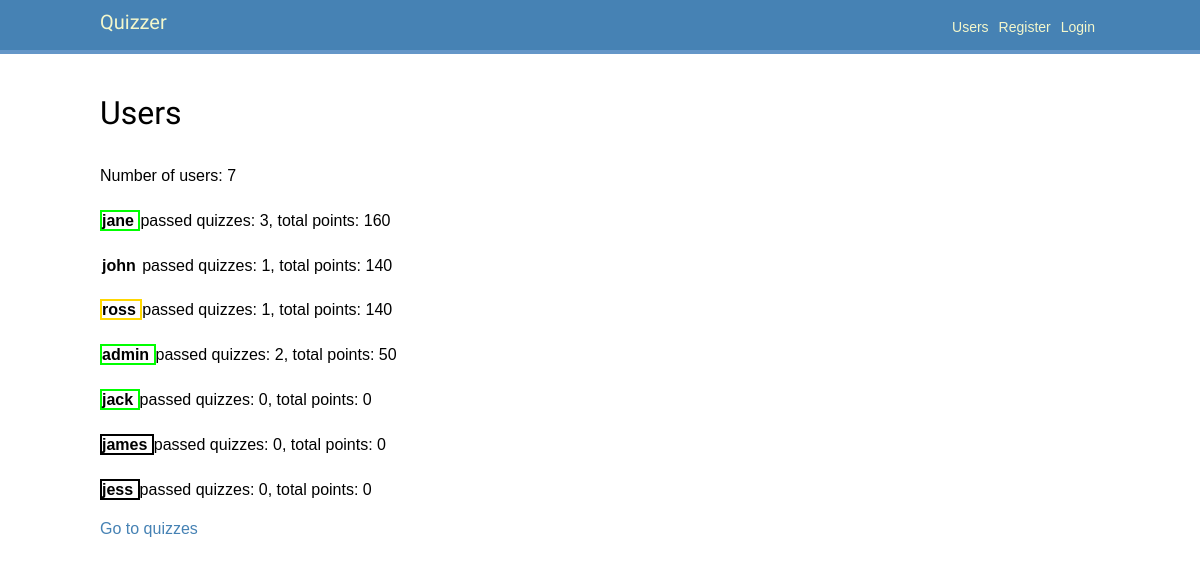
The app's page /users/, older data.
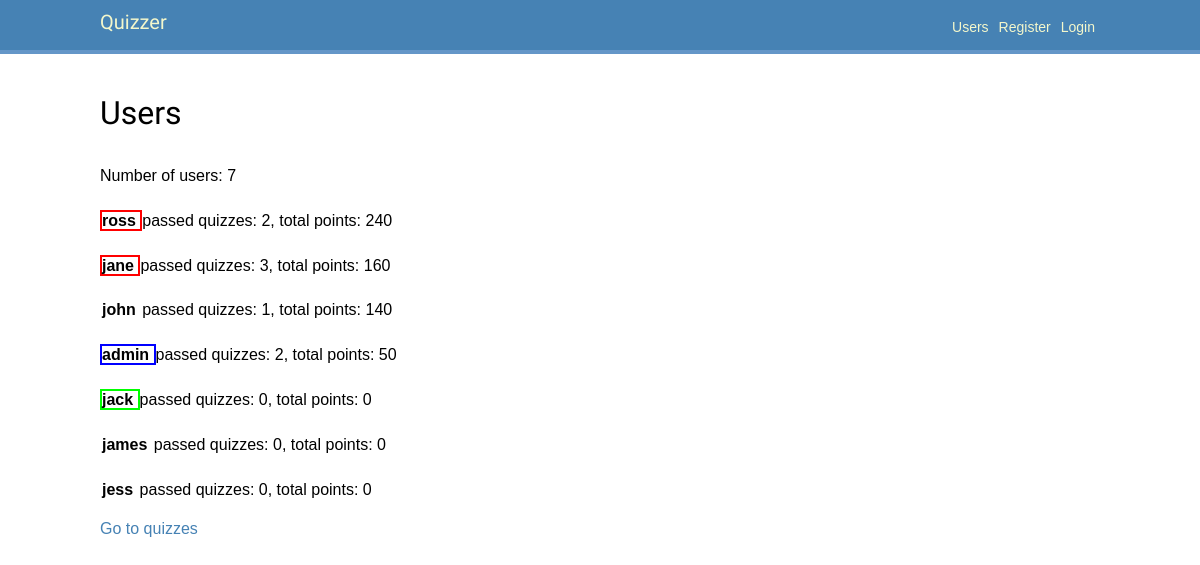
The same page, newer data.
### users/models.py (models this page shows, shortened)
class User(AbstractUser):
    balance = models.IntegerField(default=0)
    color = models.ForeignKey(to=Color, on_delete=models.CASCADE,
        related_name='users')  # default= ?
    colors = models.ManyToManyField(Color)  # Need to add default (fabrik?)
    answers = models.ManyToManyField(Answer, blank=True)
    @property
    def total_points(self) -> int:  # total_score? rating?
        return self.answers.filter(
            correctanswer__answer_id=models.F('id')  # the answer is correct
        ).aggregate(
            models.Sum('question__points')
        )['question__points__sum'] or 0  # get('question__points__sum', 0)
    def passed_quizzes(self) -> set[Quiz]:
        return {answer.question.quiz for answer in self.answers.all()}

### quizzes/models.py (models this page shows, shortened)
class Answer(models.Model):
    text = models.CharField(max_length=512)
    question = models.ForeignKey(to=Question, on_delete=models.CASCADE,
                                 related_name='answers')

class Question(models.Model):
    text = models.CharField(max_length=512)
    quiz = models.ForeignKey(to=Quiz, on_delete=models.CASCADE,
                             related_name='questions')
    points = models.IntegerField(default=0)  # Amount of points for correct answer

class Quiz(models.Model):
    title = models.CharField(max_length=128)
    description = models.CharField(max_length=512)

### users/views.py (the view)
# urls.py: path('', UserListView.as_view(), name='user_list'),
class UserListView(ListView):
    model = USER
    template_name = 'users/user_list.html'
    def get_queryset(self) -> QuerySet[Any]:
        queryset = super().get_queryset()
        return queryset
    def get_context_data(self, **kwargs: Any) -> dict[str, Any]:
        context = super().get_context_data(**kwargs)
        context['object_list'] = sorted(
            self.get_queryset(),
            key=lambda user: user.total_points, #passed_quizzes_count,
            reverse=True
        )
        return context

### users/templates/users/user_list.html (shortened to what this page needs)
{% extends "base.html" %}
{% block content %}
    <h1>Users</h1>
    <p>
        Number of users: {{ object_list|length }}
    </p>
    {% if object_list %}
        {% for user in object_list %}
            <p>
                <strong style="
                    border-style: solid;
                    border-width: 2px;
                    border-color: {{ user.color.value }};"
                >
                    {{ user.username }}
                </strong>
                passed quizzes: {{ user.passed_quizzes|length }},
                total points: {{ user.total_points }}
            </p>
        {% endfor %}
    {% else %}
        There are no users yet.
    {% endif %}
    <a href="{% url 'quizzes:quiz_list' %}">Go to quizzes</a>
{% endblock %}

### users/templates/base.html (shortened to what this page needs)
{% load static %}
<!DOCTYPE html>
<html>
<head>
    <link href="{% static 'css/base.css' %}" rel="stylesheet">
</head>
<body>
    <div id="header">
        <span class="logo"><a href="{% url 'quizzes:quiz_list' %}">Quizzer</a></span>
        {% if request.user.is_authenticated %}
            <span class="user"><a href="{% url 'users:logout' %}"> Logout </a></span>
            <span class="user"><a
                href="{% url 'users:profile' request.user.id %}"
                style="
                    border-style: solid;
                    border-width: 1px;
                    border-radius: 10%;
                    border-color:{{ request.user.color.value }};"
            >
                {{ request.user.username }}
            </a></span>
        {% else %}
            <span class="user"><a href="{% url 'users:login' %}"> Login </a></span>
            <span class="user"><a href="{% url 'users:register' %}"> Register </a></span>
        {% endif %}
        <span class="user"><a href="{% url 'users:user_list' %}"> Users </a></span>
    </div>
    <div id="content">
        {% block content %}
        {% endblock %}
    </div>
</body>
</html>

### users/static/css/base.css (style rules this page uses)
body { margin:0; padding:0; font-family:helvetica, sans-serif; }
p { line-height: 1.8; }
a { color: steelblue; text-decoration:none; }
h1, h2, h3, h4, h5 , h6 { font-family: 'Muli', sans-serif; font-weight:normal; }
h1 { padding:0 0 10px 0; margin:10px 0 20px 0; }
#header { padding:10px 100px; font-size:14px; background: steelblue; color:#fff; border-bottom:4px solid rgb(100, 150, 200); overflow:auto; }
#header .logo { font-family: 'Muli', sans-serif; float:left; color:#f3f7cc; font-size:20px; margin-right:10%; }
#header a { color:#f3f7cc; }
#header .user { float:right; padding-top:4px; margin: 5px; }
#content { padding:30px 100px; }

Row changes from the older to the newer data that the page shows:
changed User "ross": color_id 5 → 2 (drawn); passed_quizzes|length "1" → "2"; total_points "140" → "240"; moves up the list
changed User "jane": color_id 3 → 2 (drawn)
changed User "admin": color_id 3 → 1 (drawn)
changed User "james": color_id empty → 6 (drawn)
changed User "jess": color_id empty → 6 (drawn)
